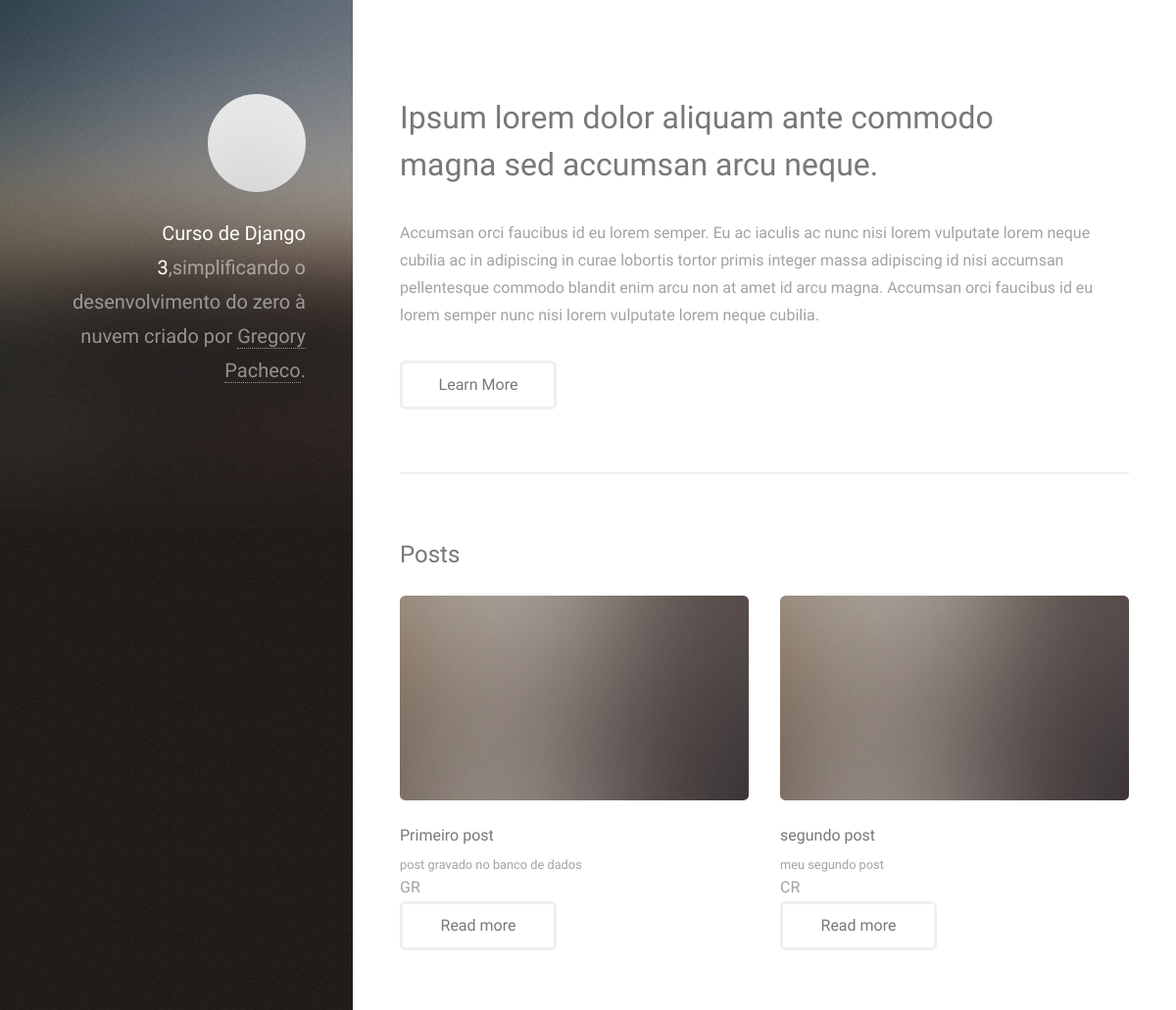
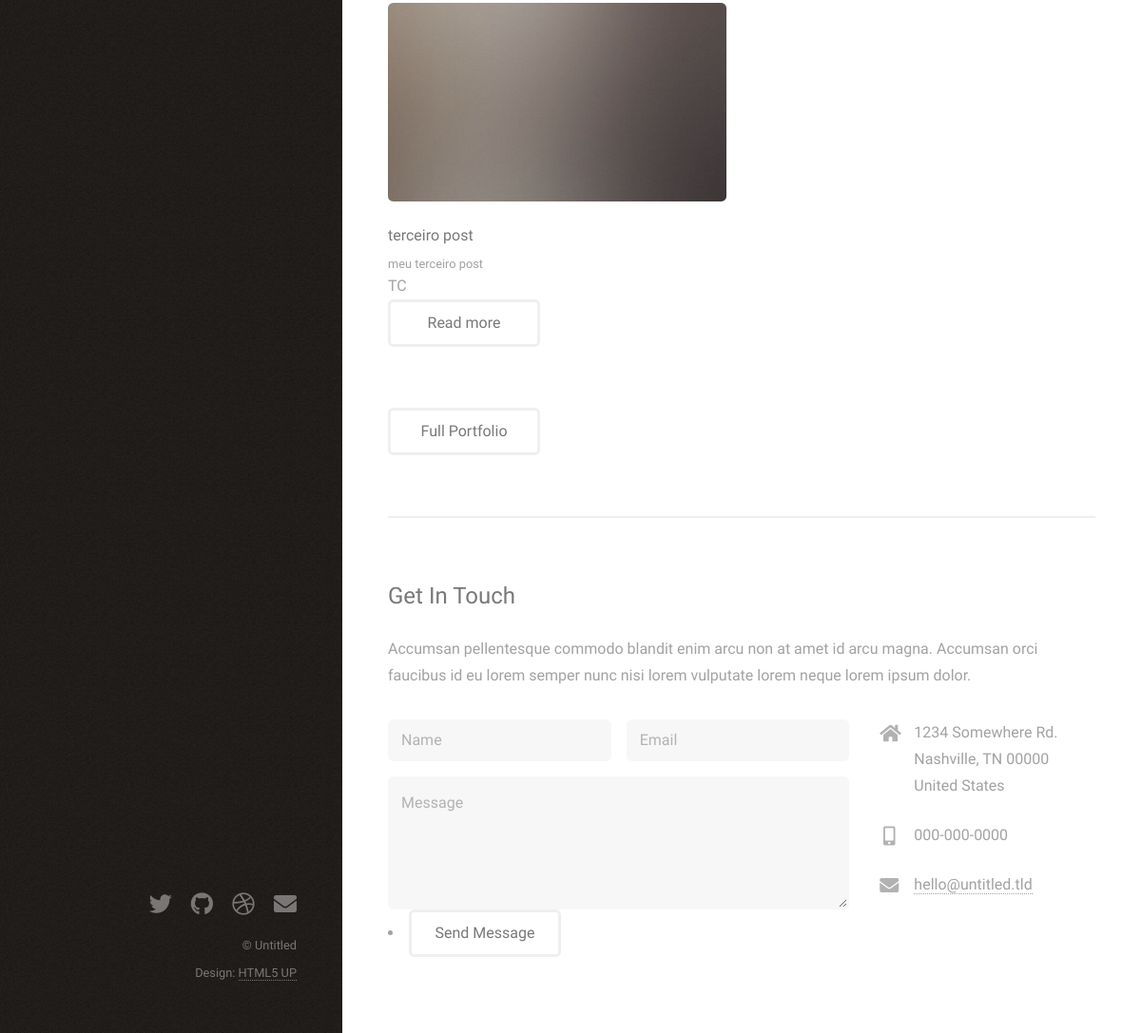
Screenshot of /blog/ with the database file from the repository (2 pictures, top to bottom).
### website/models.py (models this page shows, shortened)
class Post(models.Model):
    title = models.CharField(max_length=100)
    sub_title = models.CharField(max_length=200)
    content = models.TextField()
    categories = models.CharField(
        max_length=2,
        choices=Categorias.choices,
        default=Categorias.GR,
    )
    approved = models.BooleanField(default=True)
    image = models.ImageField(upload_to="posts", null=True, blank=True)

### website/views.py (the view)
# urls.py: path('', hello_blog, name = "home_blog"),
def hello_blog(request):
    lista = ["django", "python", "html5", "git"]
    list_posts = Post.objects.all()
    data = {"name": "curso de django3",
            "lista_tecnologia": lista,
            "posts": list_posts
            }
    return render(request, "index.html", data)

### website/templates/index.html (shortened to what this page needs)
{% load static %}
<!DOCTYPE HTML>
<html>
	<head>
		<link rel="stylesheet" href="{% static 'assets/css/main.css' %}" />
	</head>
	<body class="is-preload">
			<header id="header">
				<div class="inner">
					<a href="#" class="image avatar"><img src="{% static 'images/avatar.jpg' %}" alt="" /></a>
					<h1><strong>Curso de Django 3</strong>,simplificando o desenvolvimento<br />
					do zero à nuvem<br />
					criado por <a href="http://html5up.net">Gregory Pacheco</a>.</h1>
				</div>
			</header>
			<div id="main">
					<section id="one">
						<header class="major">
							<h2>Ipsum lorem dolor aliquam ante commodo<br />
							magna sed accumsan arcu neque.</h2>
						</header>
						<p>Accumsan orci faucibus id eu lorem semper. Eu ac iaculis ac nunc nisi lorem vulputate lorem neque cubilia ac in adipiscing in curae lobortis tortor primis integer massa adipiscing id nisi accumsan pellentesque commodo blandit enim arcu non at amet id arcu magna. Accumsan orci faucibus id eu lorem semper nunc nisi lorem vulputate lorem neque cubilia.</p>
						<ul class="actions">
							<li><a href="#" class="button">Learn More</a></li>
						</ul>
					</section>
					<section id="two">
						<h2>Posts</h2>
						<div class="row">
							{% for post in posts %}
								<article class="col-6 col-12-xsmall work-item">
									<a href="{% static 'images/fulls/01.jpg' %}" class="image fit thumb"><img src="{% static 'images/thumbs/01.jpg' %}" alt="" /></a>
									<h3>{{ post.title }}</h3>
									<p>{{ post.sub_title }}</p>
									<span>{{ post.categories}}</span>
									<ul class="actions">
										<li><a href="{% url 'post_detail' post.id %}" class="button">Read more</a></li>
									</ul>
								</article>
							{% endfor %}
						</div>
						<ul class="actions">
							<li><a href="#" class="button">Full Portfolio</a></li>
						</ul>
					</section>
					<section id="three">
						<h2>Get In Touch</h2>
						<p>Accumsan pellentesque commodo blandit enim arcu non at amet id arcu magna. Accumsan orci faucibus id eu lorem semper nunc nisi lorem vulputate lorem neque lorem ipsum dolor.</p>
						<div class="row">
							<div class="col-8 col-12-small">
								<form method="post" action="{% url 'save_form' %}">
									<div class="row gtr-uniform gtr-50">
										<div class="col-6 col-12-xsmall"><input type="text" name="name" id="name" placeholder="Name" /></div>
										<div class="col-6 col-12-xsmall"><input type="email" name="email" id="email" placeholder="Email" /></div>
										<div class="col-12"><textarea name="message" id="message" placeholder="Message" rows="4"></textarea></div>
									</div>
									<li><input type="submit" value="Send Message" /></li>
								</form>
							</div>
							<div class="col-4 col-12-small">
								<ul class="labeled-icons">
									<li>
										<h3 class="icon solid fa-home"><span class="label">Address</span></h3>
										1234 Somewhere Rd.<br />
										Nashville, TN 00000<br />
										United States
									</li>
									<li>
										<h3 class="icon solid fa-mobile-alt"><span class="label">Phone</span></h3>
										000-000-0000
									</li>
									<li>
										<h3 class="icon solid fa-envelope"><span class="label">Email</span></h3>
										<a href="#">hello@untitled.tld</a>
									</li>
								</ul>
							</div>
						</div>
					</section>
			</div>
			<footer id="footer">
				<div class="inner">
					<ul class="icons">
						<li><a href="#" class="icon brands fa-twitter"><span class="label">Twitter</span></a></li>
						<li><a href="#" class="icon brands fa-github"><span class="label">Github</span></a></li>
						<li><a href="#" class="icon brands fa-dribbble"><span class="label">Dribbble</span></a></li>
						<li><a href="#" class="icon solid fa-envelope"><span class="label">Email</span></a></li>
					</ul>
					<ul class="copyright">
						<li>&copy; Untitled</li><li>Design: <a href="http://html5up.net">HTML5 UP</a></li>
					</ul>
				</div>
			</footer>
	</body>
</html>

### rows the page displays
Post: title "Primeiro post", sub_title "post gravado no banco de dados", categories "GR"
Post: title "segundo post", sub_title "meu segundo post", categories "CR"
Post: title "terceiro post", sub_title "meu terceiro post", categories "TC"
